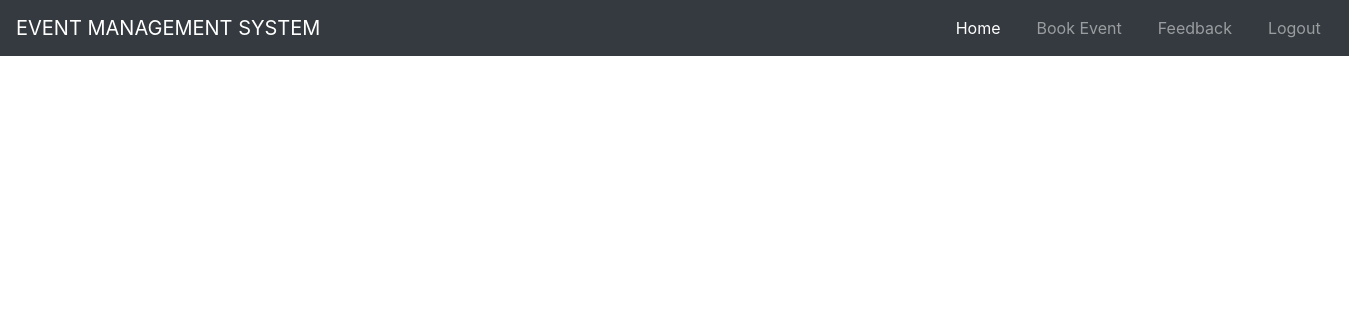
The page /admin.html on the database as committed earlier.
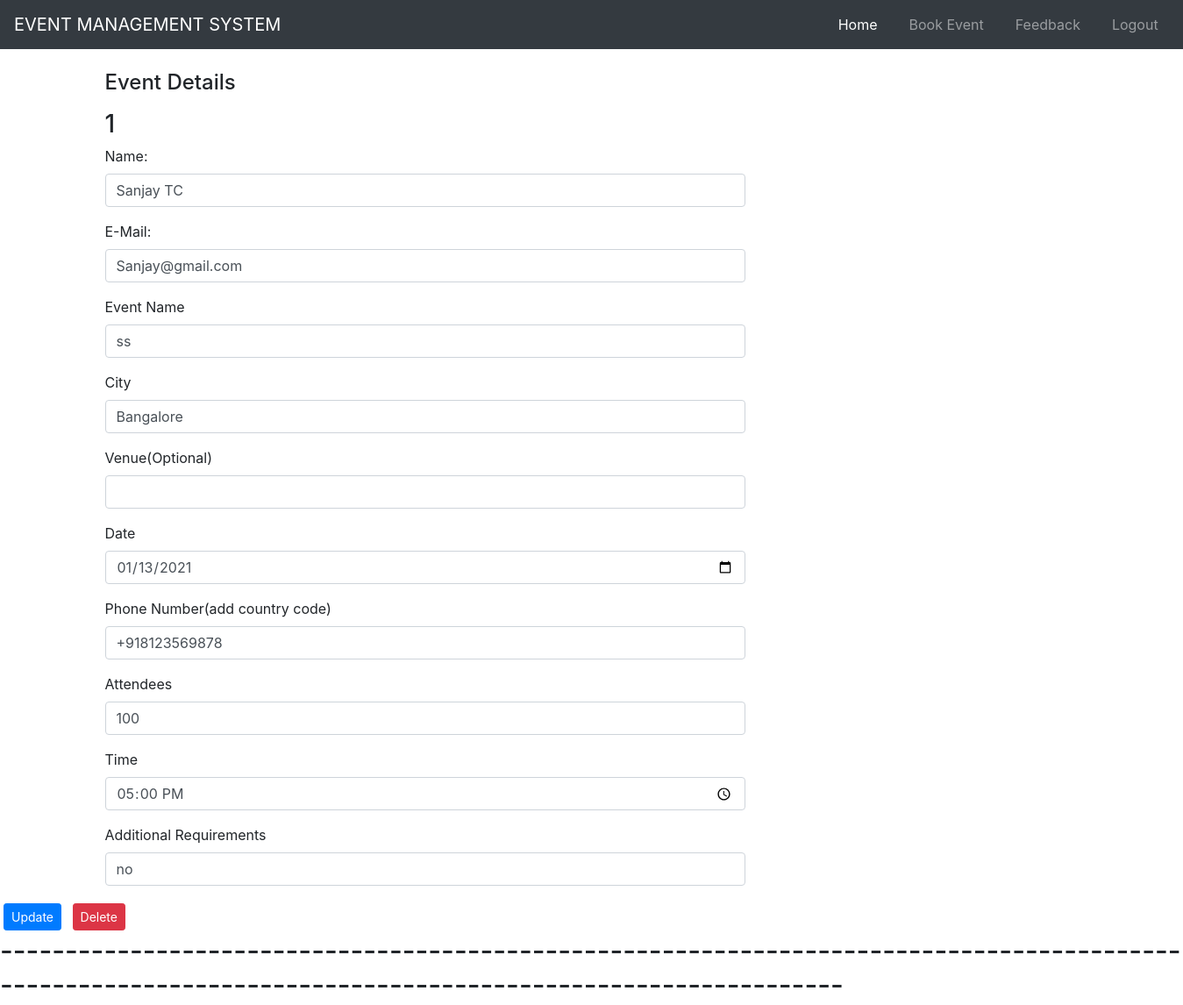
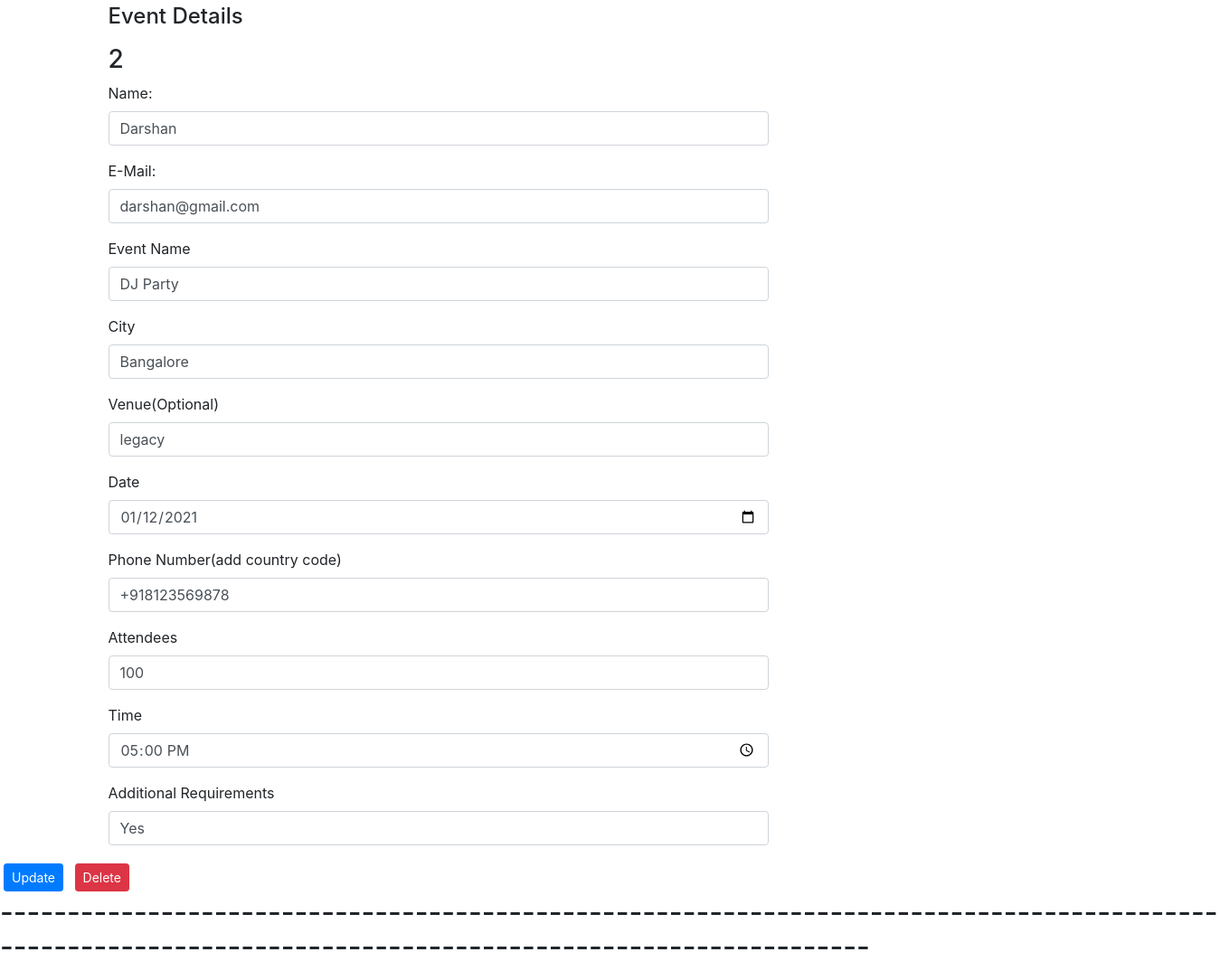
The same page on the database as committed later (2 pictures, top to bottom).
### Event/models.py (models this page shows, shortened)
class Booking(db.Model):
    id = db.Column(db.Integer, primary_key=True)
    name = db.Column(db.String(30),nullable=False)
    email = db.Column(db.String(30), nullable=False)
    event_name = db.Column(db.String(30), nullable = False)
    city = db.Column(db.String(30), nullable = False)
    venue = db.Column(db.String(30), nullable=True)
    date = db.Column(db.String(30), nullable = False)
    phone = db.Column(db.String(30), nullable = False)
    attendees = db.Column(db.Integer, nullable = False)
    time = db.Column(db.Time, nullable = False)
    additional_requirements = db.Column(db.String(120), nullable=False)
    user_id = db.Column(db.Integer, db.ForeignKey('login.user_id'), nullable=False)

### Event/routes.py (the view)
@app.route("/admin.html", methods=['GET', 'POST'])
def admin():
    admin = Booking.query.all()
    form = BookingForm()
    return render_template('admin.html', title="Admin page",form=form, posts=admin)

### Event/forms.py (shortened to what this page needs)
class BookingForm(FlaskForm):
    name = StringField('Name',validators=[DataRequired()])
    email = StringField('Email',validators=[DataRequired(), Email()])
    event_name = StringField('Event Name', validators=[DataRequired()])
    date = DateField("Date",format='%Y-%m-%d')
    phone = StringField('Phone', validators=[DataRequired()])
    attendees = IntegerField('Attendees',validators=[DataRequired()])
    time = TimeField('Time', format='%H:%M')
    city = StringField('City', validators=[DataRequired()])
    venue = StringField('venue')
    additional_requirements = TextAreaField('Additional Requirements',validators=[DataRequired()])
    submit = SubmitField('Submit')

### Event/templates/admin.html (shortened to what this page needs)
{% extends "layout.html" %}
{% block content %}
{% for post in posts %}
<div class="container">
    <div class="row">
      <div class="col-md-8 order-md-1 ">
        <form class="form-Booking" method="POST" action="">
          <h4 class="mb-3">Event Details</h4>
          <h3>{{ post.id }}</h3>
          <div class="form-group">
            <label for="comment">Name:</label>
            {% if form.name.errors %}
                {{ form.name(class="form-control form-control-lg is-invalid") }}
                <div class="invalid-feedback">
                {% for error in form.name.errors %}
                    <span>{{ error }}</span>
                {% endfor %}
                </div>
             {% else %}
                {{ form.name(class="form-control",value=post.name)}}
             {% endif %}
        </div>
        <div class="form-group">
            <label for="comment">E-Mail:</label>
            {% if form.email.errors %}
                {{ form.email(class="form-control form-control-lg is-invalid") }}
                <div class="invalid-feedback">
                {% for error in form.email.errors %}
                    <span>{{ error }}</span>
                {% endfor %}
                </div>
             {% else %}
                {{ form.email(class="form-control",value=post.email)}}
             {% endif %}
        </div>
          <div class="form-group">
            <label for="event_name">Event Name</label>
            {% if form.event_name.errors %}
                {{ form.event_name(class="form-control form-control-lg is-invalid") }}
                <div class="invalid-feedback">
                {% for error in form.event_name.errors %}
                    <span>{{ error }}</span>
                {% endfor %}
                </div>
             {% else %}
                {{ form.event_name(class="form-control", value=post.event_name )}}
             {% endif %}
          </div>
          <div class="form-group">
            <label for="city">City</label>
            {% if form.city.errors %}
                {{ form.city(class="form-control form-control-lg is-invalid") }}
                <div class="invalid-feedback">
                {% for error in form.city.errors %}
                    <span>{{ error }}</span>
                {% endfor %}
                </div>
             {% else %}
                {{ form.city(class="form-control", value=post.city)}}
             {% endif %}
          </div>
          <div class="form-group">
            <label for="venue">Venue(Optional)</label>
            {% if form.venue.errors %}
                {{ form.venue(class="form-control form-control-lg is-invalid") }}
                <div class="invalid-feedback">
                {% for error in form.venue %}
                    <span>{{ error }}</span>
                {% endfor %}
                </div>
             {% else %}
                {{ form.venue(class="form-control", value=post.venue)}}
             {% endif %}
          </div>
          <div class="form-group">
            <label for="event_name">Date</label>
            {% if form.date.errors %}
                {{ form.date(class="form-control form-control-lg is-invalid") }}
                <div class="invalid-feedback">
                {% for error in form.date.errors %}
                    <span>{{ error }}</span>
                {% endfor %}
                </div>
             {% else %}
                {{ form.date(class="form-control", value=post.date)}}
             {% endif %}
          </div>
          <div class="form-group">
            <label for="event_name">Phone Number(add country code)</label>
            {% if form.phone.errors %}
                {{ form.phone(class="form-control form-control-lg is-invalid") }}
                <div class="invalid-feedback">
                {% for error in form.date.errors %}
                    <span>{{ error }}</span>
                {% endfor %}
                </div>
             {% else %}
                {{ form.phone(class="form-control", value=post.phone)}}
             {% endif %}
          </div>
          <div class="form-group">
            <label for="event_name">Attendees</label>
            {% if form.attendees.errors %}
                {{ form.attendees(class="form-control form-control-lg is-invalid") }}
                <div class="invalid-feedback">
                {% for error in form.attendees.errors %}
                    <span>{{ error }}</span>
                {% endfor %}
                </div>
             {% else %}
                {{ form.attendees(class="form-control",type="number",id="example-number-input", value=post.attendees)}}
             {% endif %}
          </div>
          <div class="form-group">
            <label for="event_name">Time</label>
            {% if form.time.errors %}
                {{ form.attendees(class="form-control form-control-lg is-invalid") }}
                <div class="invalid-feedback">
                {% for error in form.time.errors %}
                    <span>{{ error }}</span>
                {% endfor %}
                </div>
             {% else %}
                {{ form.time(class="form-control",type="time",id="ime-input",value=post.time)}}
             {% endif %}
          </div>
         <div class="form-group">
            <label for="comment">Additional Requirements</label>
            {% if form.name.errors %}
                {{ form.name(class="form-control form-control-lg is-invalid") }}
                <div class="invalid-feedback">
                {% for error in form.name.errors %}
                    <span>{{ error }}</span>
                {% endfor %}
                </div>
             {% else %}
                {{ form.name(class="form-control",value=post.additional_requirements)}}
             {% endif %}
        </div>
        </form>
      </div>
    </div>
  </div>
    <button type="button" class="btn btn-primary btn-sm m-1" data-toggle="modal" data-target="#updateModal">Update</button>
    <button type="button" class="btn btn-danger btn-sm m-1" data-toggle="modal" data-target="#deleteModal">Delete</button>
    <h2>------------------------------------------------------------------------------------------------------------------------------------------------------------</h2>
{% endfor %}
{% endblock content %}

### Event/templates/layout.html (shortened to what this page needs)
<!DOCTYPE html>
<html lang="en">
<head>
    <link rel="stylesheet" href="https://cdn.jsdelivr.net/npm/bootstrap@4.5.3/dist/css/bootstrap.min.css">
    <link rel="stylesheet" href="{{ url_for('static',filename='CSS/layout-styles.css') }}">
</head>
<body>
  <header>
    <nav class="navbar navbar-expand-md navbar-dark bg-dark mb-4">
      <a class="navbar-brand" href="#">EVENT  MANAGEMENT  SYSTEM</a>
      <div class="collapse navbar-collapse" id="myNavbar">
      <ul class="nav navbar-nav navbar-right">
        <li class="nav-item">
          <a class="nav-link active" href="{{ url_for('home') }}">Home</a>
        </li>
        <li class="nav-item">
          <a class="nav-link" href="{{ url_for('form') }}">Book Event</a>
        </li>
        <li class="nav-item">
          <a class="nav-link" href="{{ url_for('feedback') }}">Feedback</a>
        </li>
        <li class="nav-item">
          <a class="nav-link " href="{{ url_for('login') }}" tabindex="-1" >Logout</a>
        </li>
      </ul>
      </div>
    </nav>
  </header>
  {% block content %}{% endblock %}
</body>
</html>

### Event/static/CSS/layout-styles.css (style rules this page uses)
body { min-height: 75rem; }
ul li { position: relative; left:150%; padding-left: 10px; padding-right: 10px; }
nav { margin: 0px; padding: 0px; }

Rows that differ between the two databases and show on the page:
added Booking: id "1", name "Sanjay TC", email "Sanjay@gmail.com", event_name "ss", city "Bangalore", date "01/13/2021", phone "+918123569878", attendees "100", time "17:00:00"
added Booking: name "no", id "2", name "Darshan", email "darshan@gmail.com", event_name "DJ Party", city "Bangalore", venue "legacy", date "01/12/2021", phone "+918123569878", attendees "100", time "17:00:00", name "Yes"
